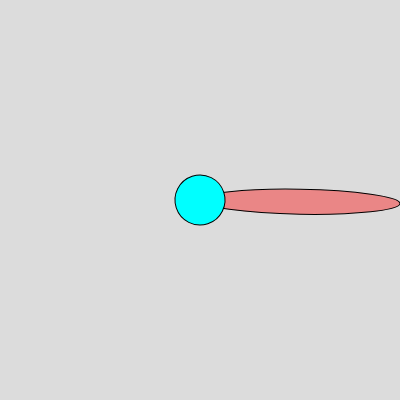
Frame 1 (no input)
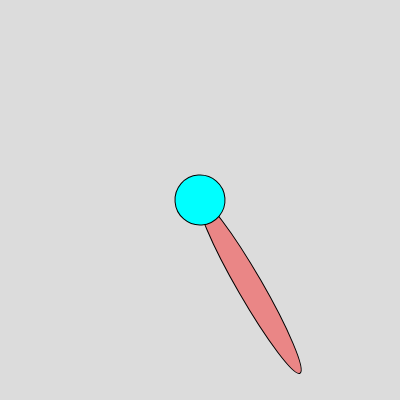
Frame 60 (no input)
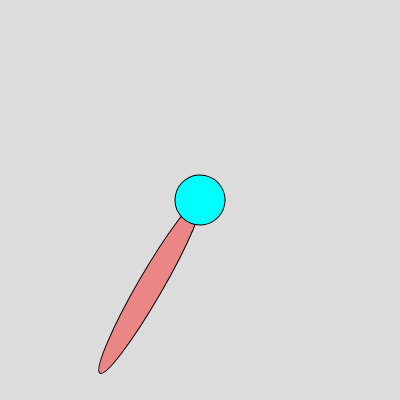
Frame 120 (the mouse pressed at the canvas centre since frame 60)

The p5.js sketch that drew these frames (run headless with seeded random() and noise() and a simulated clock; from frame 60 on, the mouse is pressed at the canvas centre):

// p5.js sketch
// ── sketch.js
let noPetal = 0;
let x = 0;
let y = 0;
function setup() {
  createCanvas(400, 400);
  angleMode(DEGREES);
  
}

function draw() {
  background(220);
  drawFlower(14, 200, 200);
}
function drawFlower(noPetal, x, y) {
  push();
  translate(x, y);
  rotate(frameCount);

  for (let i = 0; i < noPetal; i=i+1); {
    

    fill(255, 0, 0, 100);
    ellipse(100, 0, 200, 25);
    rotate(360 / noPetal);
  }
  fill(0, 255, 255);
  ellipse(0, 0, 50);
  pop();
}
